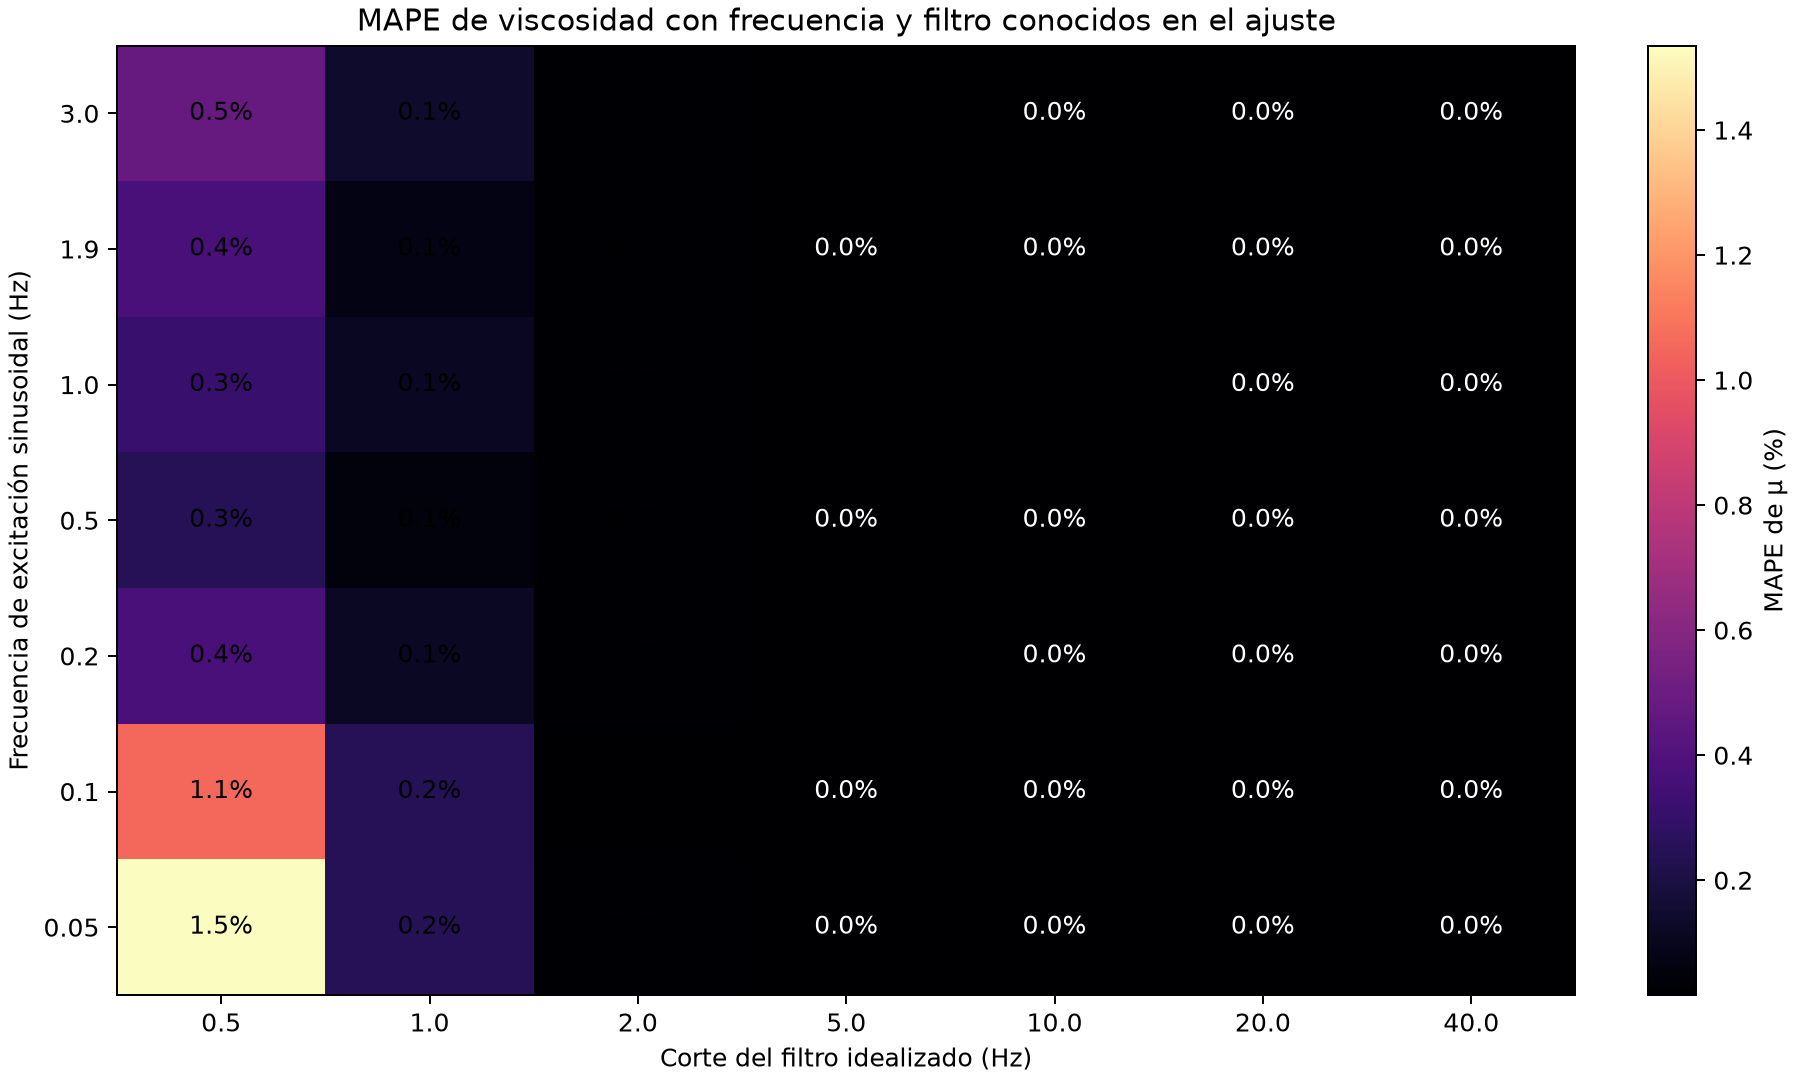

Source code (Python):
import csv
import ctypes
import json
import time
from pathlib import Path

import matplotlib
matplotlib.use("Agg")
import matplotlib.pyplot as plt
import numpy as np
from scipy.optimize import least_squares

from ajustar_sensor import LENGTH, PTR


ROOT = Path(__file__).resolve().parent
FREQUENCIES_HZ = [0.05, 0.1, 0.2, 0.5, 1.0, 1.9, 3.0]
FILTER_CUTOFFS_HZ = [0.5, 1.0, 2.0, 5.0, 10.0, 20.0, 40.0]
PAIR_COUNT = 60
REPETITIONS = 3

lib = ctypes.CDLL(str(ROOT / "ajuste_sensor.so"))
lib.generate_sweep_trial.argtypes = [
    ctypes.c_double, ctypes.c_double, ctypes.c_ulonglong,
    ctypes.c_double, ctypes.c_double, PTR, PTR,
]
lib.generate_sweep_trial.restype = ctypes.c_int
lib.predict_sweep_gyro.argtypes = [
    ctypes.c_double, ctypes.c_double, ctypes.c_double, ctypes.c_double,
    PTR, PTR,
]
lib.predict_sweep_gyro.restype = ctypes.c_int


def forward(rho, log_mu, cutoff, frequency):
    predicted = np.empty(LENGTH)
    jacobian = np.empty(LENGTH)
    status = lib.predict_sweep_gyro(
        rho, log_mu, cutoff, frequency, predicted, jacobian,
    )
    if status:
        raise RuntimeError("Falló la evaluación del modelo directo")
    return predicted, jacobian


def fit_mu(gyro, rho, cutoff, frequency):
    cached = {}

    def evaluate(x):
        key = float(x[0])
        if key not in cached:
            predicted, jacobian = forward(rho, key, cutoff, frequency)
            residual = predicted - gyro
            cached.clear()
            cached[key] = (
                residual - residual.mean(),
                jacobian - jacobian.mean(),
            )
        return cached[key]

    result = least_squares(
        lambda x: evaluate(x)[0],
        x0=np.array([np.log(0.02)]),
        jac=lambda x: evaluate(x)[1][:, None],
        bounds=(np.log(0.001), np.log(0.1)),
        xtol=1e-11, ftol=1e-11, gtol=1e-11, max_nfev=100,
    )
    if not result.success:
        raise RuntimeError(f"No convergió el ajuste: {result.message}")
    return float(np.exp(result.x[0]))


def main():
    cases = np.genfromtxt(
        ROOT / "imu_casos.csv", delimiter=",", names=True,
        dtype=None, encoding="utf-8",
    )
    test = cases[cases["set"] == "test"].reshape(5, 1000)
    selected = np.linspace(0, 999, PAIR_COUNT, dtype=int)
    rho = test["rho"][0, selected]
    mu = test["mu"][0, selected]
    pair_ids = test["id"][0, selected]

    # Confirm the direct model and its analytic sensitivity are self-consistent.
    point = np.log(0.025)
    predicted, analytic = forward(1100, point, 5.0, 0.5)
    plus, _ = forward(1100, point + 1e-5, 5.0, 0.5)
    minus, _ = forward(1100, point - 1e-5, 5.0, 0.5)
    numerical = (plus - minus) / 2e-5
    if np.max(np.abs(analytic - numerical)) > 1e-7:
        raise RuntimeError("La sensibilidad analítica no coincide con diferencias finitas")
    if abs(fit_mu(predicted, 1100, 5.0, 0.5) - 0.025) > 1e-7:
        raise RuntimeError("El ajuste no recupera los parámetros sin ruido")

    rng = np.random.default_rng(20261125)
    bootstrap_indexes = rng.integers(0, PAIR_COUNT, size=(5000, PAIR_COUNT))
    rows = []
    start = time.monotonic()
    completed = 0
    total = (
        len(FREQUENCIES_HZ) * len(FILTER_CUTOFFS_HZ)
        * REPETITIONS * PAIR_COUNT
    )

    for frequency in FREQUENCIES_HZ:
        for cutoff in FILTER_CUTOFFS_HZ:
            relative_errors = np.empty((REPETITIONS, PAIR_COUNT))
            clips = 0
            for rep in range(REPETITIONS):
                for i, pair_id in enumerate(pair_ids):
                    gyro = np.empty(LENGTH)
                    values = np.empty(15)
                    seed = 89123001 + int(pair_id) * 11 + rep
                    status = lib.generate_sweep_trial(
                        rho[i], mu[i], seed, cutoff, frequency, gyro, values,
                    )
                    if status:
                        raise RuntimeError(
                            f"Falló la simulación: f={frequency} Hz, "
                            f"corte={cutoff} Hz, id={pair_id}, rep={rep}"
                        )
                    clips += int(values[14])
                    estimate = fit_mu(gyro, rho[i], cutoff, frequency)
                    relative_errors[rep, i] = estimate / mu[i] - 1
                    completed += 1
                if completed % 500 == 0:
                    print(
                        f"{completed}/{total} simulaciones; "
                        f"{time.monotonic()-start:.1f} s",
                        flush=True,
                    )

            abs_percent_by_pair = 100 * np.mean(np.abs(relative_errors), axis=0)
            bootstrap_mape = abs_percent_by_pair[bootstrap_indexes].mean(axis=1)
            all_percent = 100 * relative_errors.ravel()
            rows.append({
                "excitation_frequency_hz": frequency,
                "filter_cutoff_hz": cutoff,
                "mape_percent": float(np.mean(np.abs(all_percent))),
                "mape_ci95_percent": np.percentile(
                    bootstrap_mape, [2.5, 97.5],
                ).tolist(),
                "signed_mean_error_percent": float(np.mean(all_percent)),
                "p95_absolute_error_percent": float(
                    np.percentile(np.abs(all_percent), 95),
                ),
                "sensor_saturation_events": clips,
                "pairs": PAIR_COUNT,
                "repetitions_per_pair": REPETITIONS,
            })

    with (ROOT / "barrido_frecuencia_filtro.csv").open("w", newline="") as stream:
        writer = csv.DictWriter(stream, fieldnames=rows[0].keys())
        writer.writeheader()
        writer.writerows(rows)

    best = min(rows, key=lambda row: row["mape_percent"])
    baseline = next(
        row for row in rows
        if row["excitation_frequency_hz"] == 1.9
        and row["filter_cutoff_hz"] == 20.0
    )
    result = {
        "design": {
            "excitation_frequencies_hz": FREQUENCIES_HZ,
            "filter_cutoffs_hz": FILTER_CUTOFFS_HZ,
            "distinct_parameter_pairs": PAIR_COUNT,
            "noise_repetitions_per_pair": REPETITIONS,
            "actuator_gain": "fixed at nominal",
            "temperature": "fixed; no temperature-dependent drift modeled",
            "fit_assumptions": (
                "True density supplied to isolate viscosity error. The inverse "
                "model knows the excitation frequency and the single-pole filter cutoff."
            ),
            "bootstrap_unit": "parameter pair; repetitions averaged within each pair",
            "limitations": (
                "Exploratory synthetic results under a matched model. The swept "
                "cutoffs are idealized single-pole filters, not verified LSM6DSOX "
                "register settings; actuator dynamics and gain uncertainty are excluded."
            ),
        },
        "best_synthetic_combination": best,
        "reference_1p9hz_20hz": baseline,
        "scenarios": rows,
    }
    (ROOT / "barrido_frecuencia_filtro.json").write_text(
        json.dumps(result, indent=2),
    )

    mape = np.array([
        [next(row["mape_percent"] for row in rows
              if row["excitation_frequency_hz"] == frequency
              and row["filter_cutoff_hz"] == cutoff)
         for cutoff in FILTER_CUTOFFS_HZ]
        for frequency in FREQUENCIES_HZ
    ])
    fig, ax = plt.subplots(figsize=(10, 6), constrained_layout=True)
    image = ax.imshow(mape, aspect="auto", origin="lower", cmap="magma")
    ax.set_xticks(range(len(FILTER_CUTOFFS_HZ)), FILTER_CUTOFFS_HZ)
    ax.set_yticks(range(len(FREQUENCIES_HZ)), FREQUENCIES_HZ)
    ax.set_xlabel("Corte del filtro idealizado (Hz)")
    ax.set_ylabel("Frecuencia de excitación sinusoidal (Hz)")
    ax.set_title("MAPE de viscosidad con frecuencia y filtro conocidos en el ajuste")
    for y in range(len(FREQUENCIES_HZ)):
        for x in range(len(FILTER_CUTOFFS_HZ)):
            ax.text(x, y, f"{mape[y, x]:.1f}%", ha="center", va="center",
                    color="white" if mape[y, x] < np.nanmedian(mape) else "black")
    fig.colorbar(image, ax=ax, label="MAPE de μ (%)")
    fig.savefig(ROOT / "barrido_frecuencia_filtro.png", dpi=180)
    print(json.dumps(result, indent=2))


if __name__ == "__main__":
    main()
